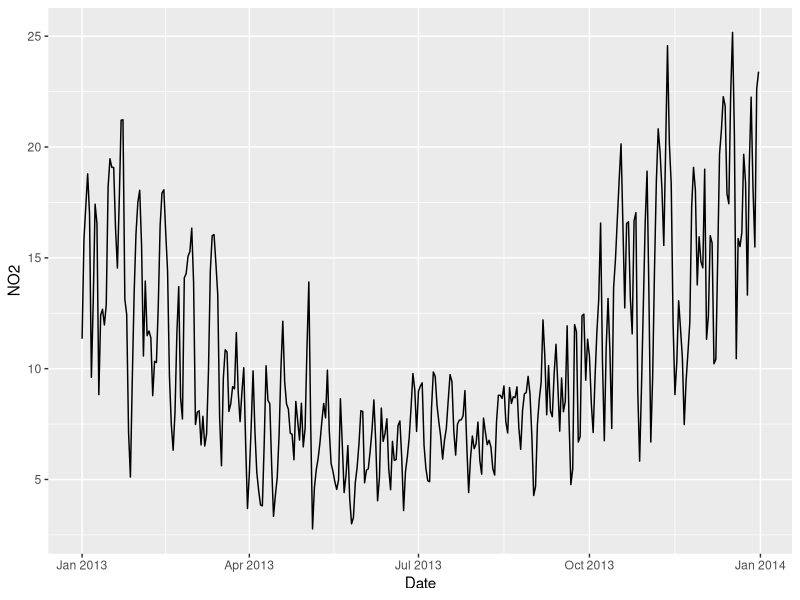
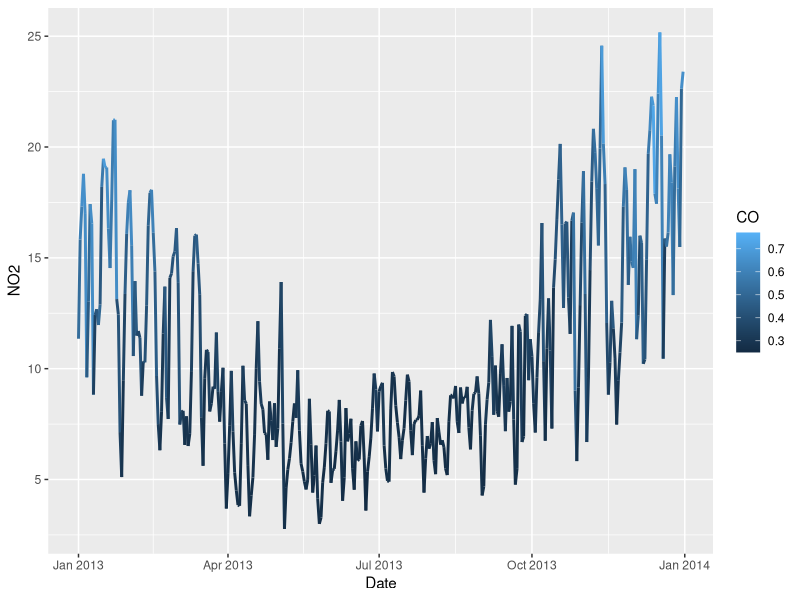

The R source for these figures, in order:
#Import ggplot2
library(ggplot2)

#Set the working directory where the dataset is stored
setwd("D:/OneDrive/Data Science/R/R Data Visualization")

#Load the dataset in R
Data <- read.table(file="EPA_Data.csv", 
                   sep=",", 
                   header=TRUE, 
                   colClasses=c("Date","factor",rep("numeric",5)), 
                   na.string="NA")

#Extract only the measurements in California
California <- Data[Data$State=="California",]


#Create a simple Time-Series plot
ggplot(data=California, aes(x=Date, y=NO2)) +
  geom_line() 


#Add data as colors and change the line size
ggplot(data=California, aes(x=Date, y=NO2, color=CO)) +
  geom_line(size=1) 




